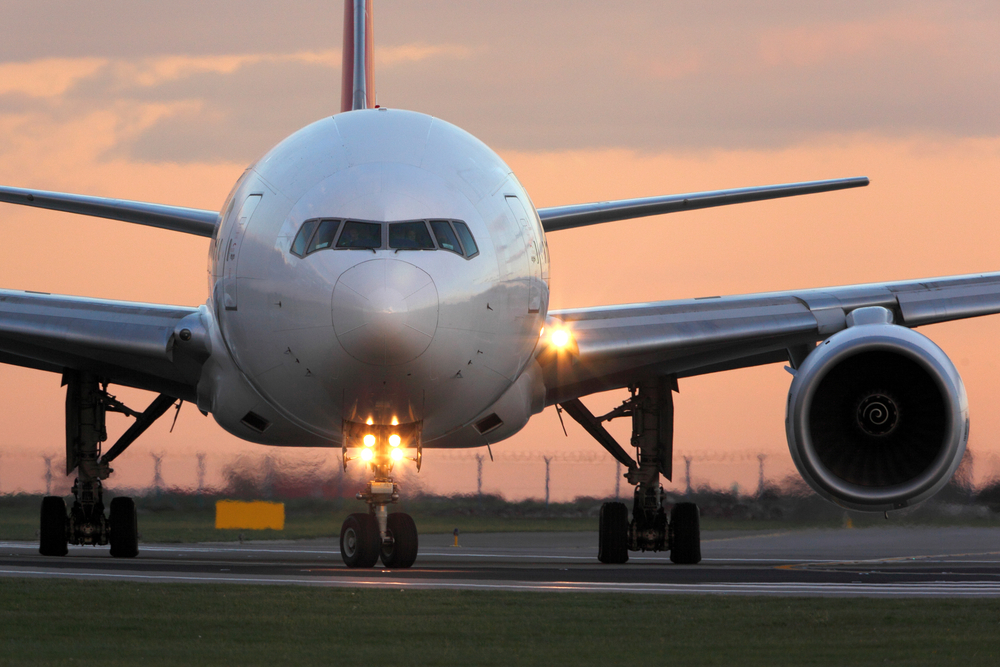
%> input picture Airplane.jpg, 1000 x 667 px
$ octave kadai4.m   (GNU Octave 9; MATLAB toolbox functions it lacks are replaced by stand-ins)
%> lines starting %> are read from the running program, lines starting %| are printed output that depends on the picture
% 課題４　画像のヒストグラム
% 画素の濃度ヒストグラムを生成せよ．
% 下記はサンプルプログラムである．
% 課題作成にあたっては「Lenna」以外の画像を用いよ．

clear; % 変数のオールクリア

ORG=imread('Airplane.jpg'); % 原画像の入力
%> ORG is the input picture: size 667x1000x3 uint8; mean R, G, B 135.3, 114.9, 104.9
ORG=rgb2gray(ORG); % カラー画像を白黒濃淡画像へ変換
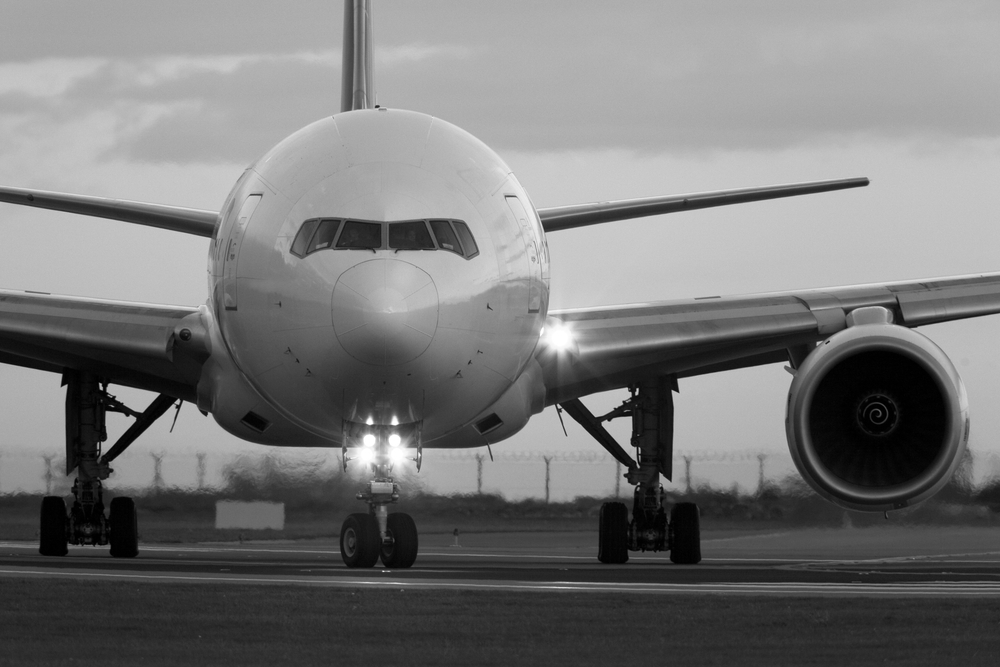
%> ORG: size 667x1000 uint8; min 0, max 255, mean 119.8
imagesc(ORG); colormap(gray); colorbar;
pause;

imhist(ORG); % ヒストグラムの表示
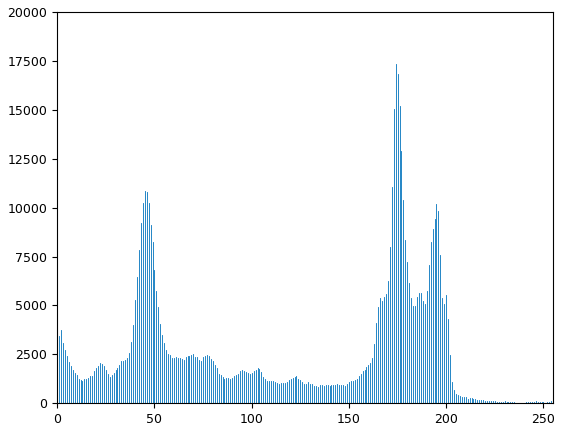
%> figure redrawn from the program's plot data; highest point at x = 174, y = 17362
